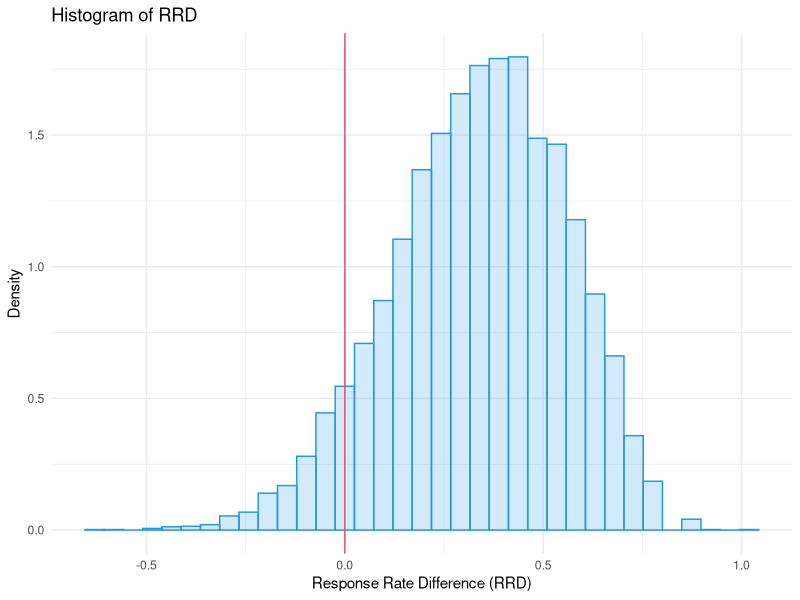
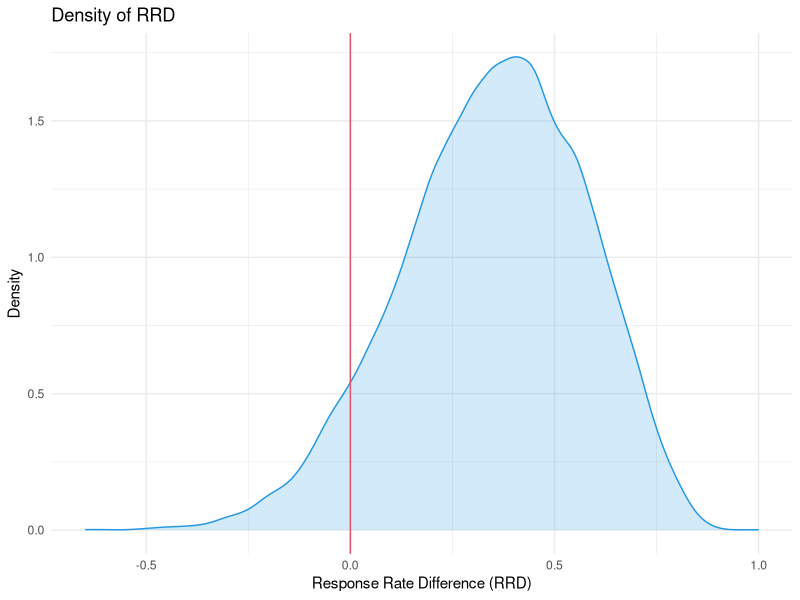
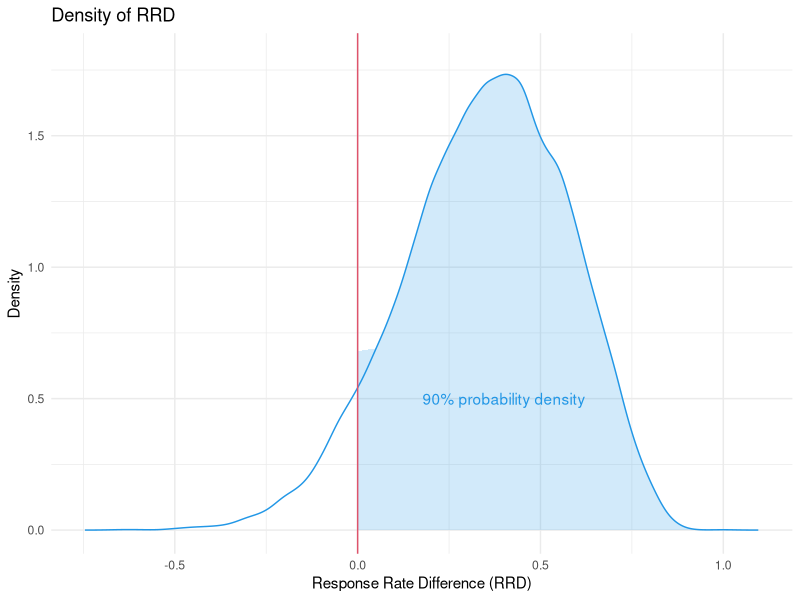
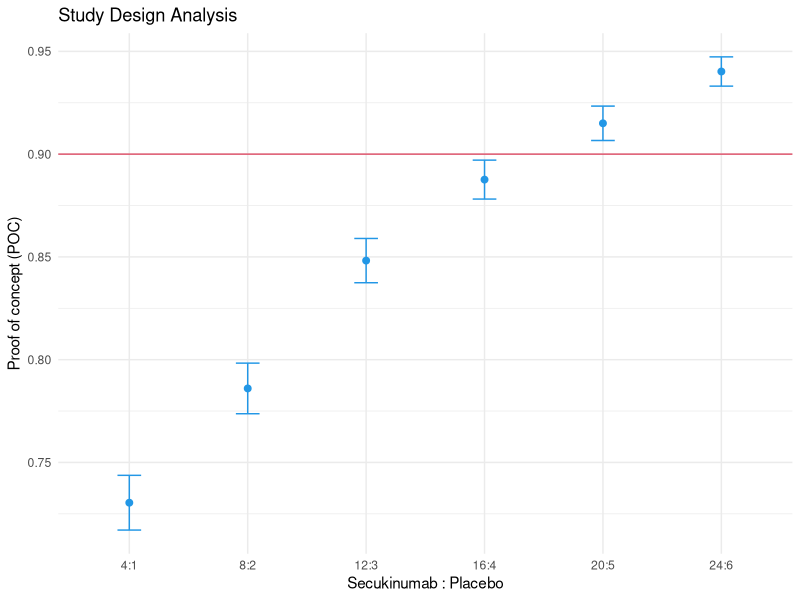

Recreate these plots in R, in order.
## ---- chunk 1
d.info <- data.frame(matrix(c(20, 0.6, 5, 0.25), nrow=2, byrow=TRUE))
colnames(d.info) <- c("Sample Size", "Response Rate")
rownames(d.info) <- c("Secukinumab", "Placebo")
knitr::kable(d.info, align=c("cc"), caption="Bayesian study design 4:1")
## ---- chunk 2
## Set the seed for reproducible results
set.seed(44566)

n.s <- 20       # sample size in Secukinumab
n.p <- 5        # sample size in Placebo

prob.s <- 0.6   # true response rate in Secukinumab
prob.p <- 0.25  # true response rate in Placebo


M <- 10000      # MC sample size
x.s <- rbinom(M, size=n.s, prob=prob.s)
x.p <- rbinom(M, size=n.p, prob=prob.p)

RR.s <- x.s / n.s      # MC sample response rate in Secukinumab
RR.p <- x.p / n.p      # MC sample response rate in Placebo
RRD <- RR.s - RR.p     # MC sample response rate difference
## ---- chunk 3
library(ggplot2)

## Histogram
ggplot(data.frame(RRD=RRD), aes(x=RRD, y=..density..)) + 
  geom_histogram(bins=35, color=4, fill=4, alpha=0.2) + 
  geom_vline(xintercept=0, color=2) + 
  labs(title="Histogram of RRD", x="Response Rate Difference (RRD)", y="Density") + 
  theme_minimal()

## Density
ggplot(data.frame(RRD=RRD), aes(x=RRD, y=..density..)) + 
  geom_density(color=4, fill=4, alpha=0.2) + 
  geom_vline(xintercept=0, color=2) + 
  labs(title="Density of RRD", x="Response Rate Difference (RRD)", y="Density") + 
  theme_minimal()
## ---- chunk 4
## Proof of concept (i.e. P[RRD > 0])
poc <- mean(RRD > 0); poc
## ---- chunk 5
## MC standard error
poc.se <- sqrt(var(RRD > 0)/M); poc.se
## ---- chunk 6
## 99% confidence interval
poc.CI99 <- c(poc - 3 * poc.se, poc + 3 * poc.se); poc.CI99
## ---- chunk 7
d.density <- with(density(RRD), data.frame(x, y))
ggplot(data=d.density, mapping=aes(x=x, y=y)) + 
  geom_area(aes(x=ifelse(x>quantile(RRD, probs=0.1), x, 0), y=y), fill=4, alpha=0.2) + 
  geom_line(color=4) + geom_vline(xintercept=0, color=2) + ylim(0, 1.8) + 
  labs(title="Density of RRD", x="Response Rate Difference (RRD)", y="Density") + 
  geom_text(aes(x=0.4, y=0.5, label="90% probability density"), 
            color=4, check_overlap=TRUE) + theme_minimal()
## ---- chunk 8
## Define a function for design analysis
## Params: M, size1, size2, prob1, prob2

design.analysis <- function(M,          # Monte Carlo sample size
                            size1,      # number of patients on secukinumab
                            size2,      # number of patients on placebo
                            prob1=0.6,  # response rate on secukinumab
                            prob2=0.25  # response rate on placebo
                            ) {
  ## MC number of responders on secukinumab
  mc1 <- rbinom(M, size=size1, prob=prob1) 
  
  ## MC number of responders on placebo
  mc2 <- rbinom(M, size=size2, prob=prob2)
  
  RR1 <- mc1/size1  # MC response rate in Secukinumab
  RR2 <- mc2/size2  # MC response rate in Placebo
  RRD <- RR1 - RR2  # MC response rate difference
  
  ## Proof of concept
  poc <- mean(RRD > 0)
  
  ## MC standard error of POC
  poc.se <- sqrt(var(RRD > 0)/M)
  
  return(list(poc=poc, poc.se=poc.se))
}
## ---- chunk 9
## Set the seed for reproducible results
set.seed(44566)

df <- data.frame(matrix(nrow=6, ncol=5))
colnames(df) <- c("Design", "POC", "MCse", "lower99", "upper99")

for (i in 1:6) {
  results  <- design.analysis(M=10000, size1=i*4, size2=i, prob1=0.6, prob2=0.25)
  df[i, 1] <- sprintf("%.0f:%.0f", i*4, i)
  df[i, 2] <- results$poc
  df[i, 3] <- results$poc.se
  df[i, 4] <- results$poc - 3*results$poc.se
  df[i, 5] <- results$poc + 3*results$poc.se
}

knitr::kable(df, align=c("lccccc"), caption="POCs for different designs")
## ---- chunk 10
lvls <- c("4:1", "8:2", "12:3", "16:4", "20:5", "24:6")
ggplot(df, aes(x=1:6, y=POC)) + 
  geom_point(aes(x=factor(Design, levels=lvls)), color=4, size=2) + 
  # geom_line(color=4, linetype="longdash") + 
  # geom_ribbon(aes(ymin=lower99, ymax=upper99), fill=4, alpha=0.3) + 
  geom_errorbar(aes(ymin=lower99, ymax=upper99), color=4, width=.2) + 
  geom_hline(yintercept=0.9, color=2) + 
  labs(title="Study Design Analysis", x="Secukinumab : Placebo", 
       y="Proof of concept (POC)") + theme_minimal() 
